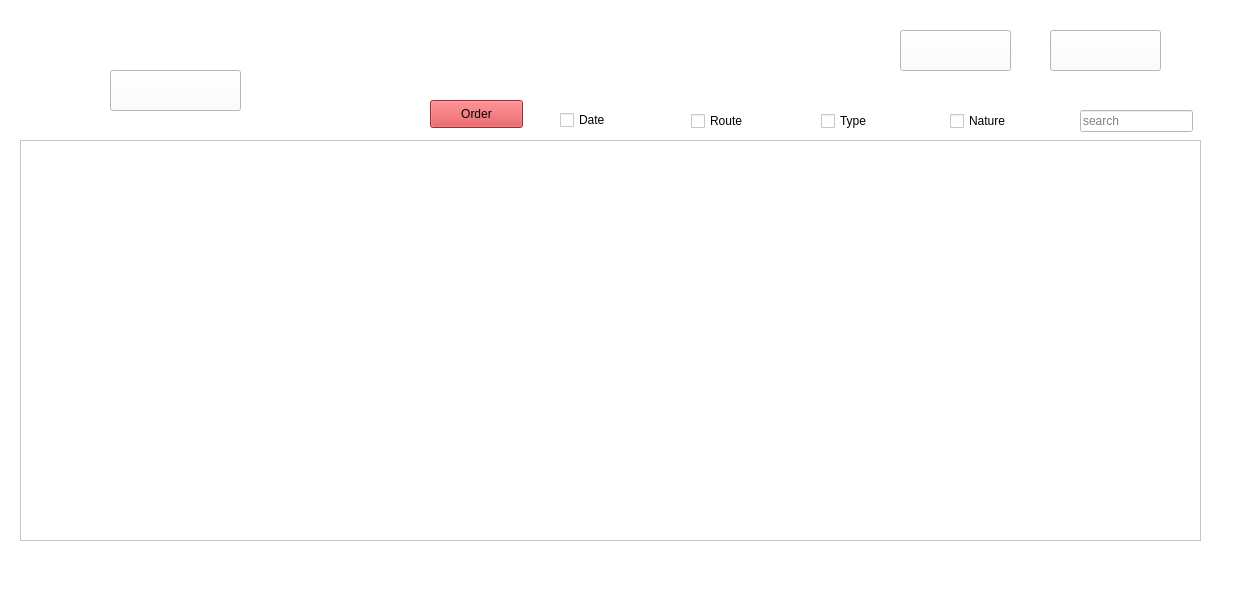
<?xml version="1.0" encoding="UTF-8"?>
<ui version="4.0">
 <class>Maintenance</class>
 <widget class="QMainWindow" name="Maintenance">
  <property name="geometry">
   <rect>
    <x>0</x>
    <y>0</y>
    <width>1249</width>
    <height>608</height>
   </rect>
  </property>
  <property name="windowTitle">
   <string>Maintenance</string>
  </property>
  <property name="styleSheet">
   <string notr="true">background-color: rgb(255, 255, 255);

</string>
  </property>
  <widget class="QWidget" name="centralwidget">
   <widget class="QStackedWidget" name="stackedWidgetMaintennance">
    <property name="geometry">
     <rect>
      <x>10</x>
      <y>20</y>
      <width>1201</width>
      <height>531</height>
     </rect>
    </property>
    <property name="styleSheet">
     <string notr="true">background-color: rgb(255, 255, 255);</string>
    </property>
    <property name="currentIndex">
     <number>3</number>
    </property>
    <widget class="QWidget" name="page">
     <widget class="QPushButton" name="pushButton_Maintenance">
      <property name="geometry">
       <rect>
        <x>730</x>
        <y>170</y>
        <width>181</width>
        <height>111</height>
       </rect>
      </property>
      <property name="autoFillBackground">
       <bool>false</bool>
      </property>
      <property name="styleSheet">
       <string notr="true">background-color: rgb(223, 149, 0);
font: 75 8pt &quot;MS Shell Dlg 2&quot;;
border-left-color: rgb(0, 0, 0);
border-bottom-color: rgb(0, 0, 0);
font: 8pt &quot;MS Sans Serif&quot;;

</string>
      </property>
      <property name="text">
       <string>Maintenance</string>
      </property>
     </widget>
    </widget>
    <widget class="QWidget" name="page_2">
     <widget class="QPushButton" name="pushButton_Reclamations">
      <property name="geometry">
       <rect>
        <x>320</x>
        <y>250</y>
        <width>191</width>
        <height>71</height>
       </rect>
      </property>
      <property name="styleSheet">
       <string notr="true">QPushButton#pushButton_Reclamations {
                   border-image: url(assest/Reclamation.png);


                   }
QPushButton#pushButton_Reclamations:hover {
                   border-image: url(assest/Reclamation_hover.png);
                   }; 
</string>
      </property>
      <property name="text">
       <string/>
      </property>
     </widget>
     <widget class="QPushButton" name="pushButton_Ressource_Materiel">
      <property name="geometry">
       <rect>
        <x>670</x>
        <y>250</y>
        <width>191</width>
        <height>71</height>
       </rect>
      </property>
      <property name="styleSheet">
       <string notr="true">QPushButton#pushButton_Ressource_Materiel {
                   border-image: url(assest/Ressource Materiels.png);


                   }
QPushButton#pushButton_Ressource_Materiel:hover {
                   border-image: url(assest/Ressource Materiels_hover.png);
                   }; 
</string>
      </property>
      <property name="text">
       <string/>
      </property>
     </widget>
    </widget>
    <widget class="QWidget" name="page_3">
     <widget class="QPushButton" name="pushButton_AjouterComposant">
      <property name="geometry">
       <rect>
        <x>100</x>
        <y>50</y>
        <width>131</width>
        <height>41</height>
       </rect>
      </property>
      <property name="toolTip">
       <string>&lt;html&gt;&lt;head/&gt;&lt;body&gt;&lt;p&gt;Ajouter Un Comlposant&lt;/p&gt;&lt;/body&gt;&lt;/html&gt;</string>
      </property>
      <property name="styleSheet">
       <string notr="true">QPushButton#pushButton_AjouterComposant {
                   border-image: url(assest/Ajouter Composant.png);


                   }
QPushButton#pushButton_AjouterComposant:hover {
                   border-image: url(assest/Ajouter Composant_hover.png);
                   }; </string>
      </property>
      <property name="text">
       <string/>
      </property>
     </widget>
     <widget class="QPushButton" name="pushButton_backMaintenance">
      <property name="geometry">
       <rect>
        <x>1040</x>
        <y>10</y>
        <width>111</width>
        <height>41</height>
       </rect>
      </property>
      <property name="styleSheet">
       <string notr="true">
QPushButton#pushButton_backMaintenance {

                   border-image: url(assest/Maintenance.png);

                   }
QPushButton#pushButton_backMaintenance:hover {
                   border-image: url(assest/Maintenance_hover.png);

                   }; </string>
      </property>
      <property name="text">
       <string/>
      </property>
     </widget>
     <widget class="QLineEdit" name="Ressource_Search">
      <property name="geometry">
       <rect>
        <x>1050</x>
        <y>80</y>
        <width>113</width>
        <height>22</height>
       </rect>
      </property>
      <property name="toolTip">
       <string>search</string>
      </property>
      <property name="inputMask">
       <string/>
      </property>
      <property name="text">
       <string/>
      </property>
      <property name="frame">
       <bool>true</bool>
      </property>
      <property name="cursorPosition">
       <number>0</number>
      </property>
      <property name="placeholderText">
       <string>search</string>
      </property>
     </widget>
     <widget class="QCheckBox" name="checkBox_TYPE_RESS">
      <property name="geometry">
       <rect>
        <x>860</x>
        <y>80</y>
        <width>81</width>
        <height>20</height>
       </rect>
      </property>
      <property name="text">
       <string>Type </string>
      </property>
     </widget>
     <widget class="QCheckBox" name="checkBox_NOM_RESS">
      <property name="geometry">
       <rect>
        <x>750</x>
        <y>80</y>
        <width>91</width>
        <height>16</height>
       </rect>
      </property>
      <property name="text">
       <string> Route</string>
      </property>
     </widget>
     <widget class="QCheckBox" name="checkBox_ETAT_RESS">
      <property name="geometry">
       <rect>
        <x>950</x>
        <y>80</y>
        <width>81</width>
        <height>20</height>
       </rect>
      </property>
      <property name="text">
       <string>Etat</string>
      </property>
     </widget>
     <widget class="QTableView" name="tableView_Ressources">
      <property name="geometry">
       <rect>
        <x>10</x>
        <y>110</y>
        <width>1181</width>
        <height>411</height>
       </rect>
      </property>
      <property name="frameShape">
       <enum>QFrame::Box</enum>
      </property>
      <attribute name="horizontalHeaderCascadingSectionResizes">
       <bool>false</bool>
      </attribute>
      <attribute name="horizontalHeaderDefaultSectionSize">
       <number>200</number>
      </attribute>
     </widget>
    </widget>
    <widget class="QWidget" name="page_4">
     <widget class="QPushButton" name="pushButton_AjouterReclamation">
      <property name="geometry">
       <rect>
        <x>100</x>
        <y>50</y>
        <width>131</width>
        <height>41</height>
       </rect>
      </property>
      <property name="styleSheet">
       <string notr="true">
QPushButton#pushButton_AjouterReclamation {

                   border-image: url(assest/Ajouter Reclamation.png);


                   }
QPushButton#pushButton_AjouterReclamation:hover {
                   border-image: url(assest/Ajouter Reclamation_hover.png);

                   }; </string>
      </property>
      <property name="text">
       <string/>
      </property>
     </widget>
     <widget class="QPushButton" name="pushButton_backMaintenance_2">
      <property name="geometry">
       <rect>
        <x>1040</x>
        <y>10</y>
        <width>111</width>
        <height>41</height>
       </rect>
      </property>
      <property name="styleSheet">
       <string notr="true">QPushButton#pushButton_backMaintenance_2 {

                   border-image: url(assest/Maintenance.png);

                   }
QPushButton#pushButton_backMaintenance_2:hover {
                   border-image: url(assest/Maintenance_hover.png);

                   }; </string>
      </property>
      <property name="text">
       <string/>
      </property>
     </widget>
     <widget class="QPushButton" name="pushButton_Statistique">
      <property name="geometry">
       <rect>
        <x>890</x>
        <y>10</y>
        <width>111</width>
        <height>41</height>
       </rect>
      </property>
      <property name="styleSheet">
       <string notr="true">QPushButton#pushButton_Statistique {

                   border-image: url(assest/Statistique.png);

                   }
QPushButton#pushButton_Statistique:hover {
                   border-image: url(assest/Statistique_hover.png);

                   }; </string>
      </property>
      <property name="text">
       <string/>
      </property>
     </widget>
     <widget class="QTableView" name="tableView_Reclamations">
      <property name="geometry">
       <rect>
        <x>10</x>
        <y>120</y>
        <width>1181</width>
        <height>401</height>
       </rect>
      </property>
      <property name="toolTip">
       <string>&lt;html&gt;&lt;head/&gt;&lt;body&gt;&lt;p&gt;double cilick to print &lt;/p&gt;&lt;/body&gt;&lt;/html&gt;</string>
      </property>
      <property name="toolTipDuration">
       <number>-3</number>
      </property>
      <attribute name="horizontalHeaderCascadingSectionResizes">
       <bool>false</bool>
      </attribute>
      <attribute name="horizontalHeaderDefaultSectionSize">
       <number>200</number>
      </attribute>
     </widget>
     <widget class="QLineEdit" name="Reclamation_Serach">
      <property name="geometry">
       <rect>
        <x>1070</x>
        <y>90</y>
        <width>113</width>
        <height>22</height>
       </rect>
      </property>
      <property name="toolTip">
       <string>search</string>
      </property>
      <property name="inputMask">
       <string/>
      </property>
      <property name="text">
       <string/>
      </property>
      <property name="frame">
       <bool>true</bool>
      </property>
      <property name="cursorPosition">
       <number>0</number>
      </property>
      <property name="placeholderText">
       <string>search</string>
      </property>
     </widget>
     <widget class="QWidget" name="layoutWidget">
      <property name="geometry">
       <rect>
        <x>660</x>
        <y>90</y>
        <width>373</width>
        <height>22</height>
       </rect>
      </property>
      <layout class="QHBoxLayout" name="horizontalLayout">
       <property name="spacing">
        <number>37</number>
       </property>
       <property name="leftMargin">
        <number>21</number>
       </property>
       <item>
        <widget class="QCheckBox" name="checkBox_Route_REc">
         <property name="text">
          <string>Route</string>
         </property>
        </widget>
       </item>
       <item>
        <widget class="QCheckBox" name="checkBox_Type_REc">
         <property name="text">
          <string>Type</string>
         </property>
        </widget>
       </item>
       <item>
        <widget class="QCheckBox" name="checkBox_nature_REc">
         <property name="text">
          <string>Nature</string>
         </property>
        </widget>
       </item>
      </layout>
     </widget>
     <widget class="QCheckBox" name="checkBox_Date">
      <property name="geometry">
       <rect>
        <x>550</x>
        <y>90</y>
        <width>92</width>
        <height>20</height>
       </rect>
      </property>
      <property name="text">
       <string>Date</string>
      </property>
     </widget>
     <widget class="QPushButton" name="Order">
      <property name="geometry">
       <rect>
        <x>420</x>
        <y>80</y>
        <width>93</width>
        <height>28</height>
       </rect>
      </property>
      <property name="styleSheet">
       <string notr="true">background-color: rgb(217, 63, 67);
color :rblack;</string>
      </property>
      <property name="text">
       <string>Order</string>
      </property>
     </widget>
    </widget>
    <widget class="QWidget" name="page_5">
     <widget class="QLabel" name="label">
      <property name="geometry">
       <rect>
        <x>390</x>
        <y>60</y>
        <width>161</width>
        <height>61</height>
       </rect>
      </property>
      <property name="styleSheet">
       <string notr="true">font: 75 8pt &quot;MS Shell Dlg 2&quot;;
color: rgb(191, 56, 88)

</string>
      </property>
      <property name="text">
       <string>Type de Composant :</string>
      </property>
     </widget>
     <widget class="QLabel" name="label_2">
      <property name="geometry">
       <rect>
        <x>390</x>
        <y>210</y>
        <width>161</width>
        <height>61</height>
       </rect>
      </property>
      <property name="styleSheet">
       <string notr="true">font: 75 8pt &quot;MS Shell Dlg 2&quot;;

color: rgb(191, 56, 88)
</string>
      </property>
      <property name="text">
       <string>Nom de Route :</string>
      </property>
     </widget>
     <widget class="QLabel" name="label_3">
      <property name="geometry">
       <rect>
        <x>390</x>
        <y>280</y>
        <width>161</width>
        <height>61</height>
       </rect>
      </property>
      <property name="styleSheet">
       <string notr="true">font: 75 8pt &quot;MS Shell Dlg 2&quot;;

color: rgb(191, 56, 88)
</string>
      </property>
      <property name="text">
       <string>PosX composant :</string>
      </property>
     </widget>
     <widget class="QLabel" name="label_4">
      <property name="geometry">
       <rect>
        <x>390</x>
        <y>350</y>
        <width>161</width>
        <height>51</height>
       </rect>
      </property>
      <property name="styleSheet">
       <string notr="true">font: 75 8pt &quot;MS Shell Dlg 2&quot;;

color: rgb(191, 56, 88)
</string>
      </property>
      <property name="text">
       <string>Posy Composant :</string>
      </property>
     </widget>
     <widget class="QDoubleSpinBox" name="doubleSpinBox_XComp">
      <property name="geometry">
       <rect>
        <x>570</x>
        <y>300</y>
        <width>91</width>
        <height>31</height>
       </rect>
      </property>
      <property name="toolTip">
       <string>&lt;html&gt;&lt;head/&gt;&lt;body&gt;&lt;p&gt;Donner la position suivant (x)&lt;/p&gt;&lt;/body&gt;&lt;/html&gt;</string>
      </property>
      <property name="styleSheet">
       <string notr="true">background-color: rgb(217, 63, 67);</string>
      </property>
     </widget>
     <widget class="QDoubleSpinBox" name="doubleSpinBox_YComp">
      <property name="geometry">
       <rect>
        <x>570</x>
        <y>360</y>
        <width>91</width>
        <height>31</height>
       </rect>
      </property>
      <property name="toolTip">
       <string>&lt;html&gt;&lt;head/&gt;&lt;body&gt;&lt;p&gt;Donner la position suivant (y)&lt;/p&gt;&lt;/body&gt;&lt;/html&gt;</string>
      </property>
      <property name="styleSheet">
       <string notr="true">background-color: rgb(217, 63, 67);</string>
      </property>
     </widget>
     <widget class="QComboBox" name="comboBox_NomrouteComp">
      <property name="geometry">
       <rect>
        <x>550</x>
        <y>220</y>
        <width>141</width>
        <height>31</height>
       </rect>
      </property>
      <property name="toolTip">
       <string>&lt;html&gt;&lt;head/&gt;&lt;body&gt;&lt;p&gt;Choisir le nom de route&lt;/p&gt;&lt;/body&gt;&lt;/html&gt;</string>
      </property>
      <property name="styleSheet">
       <string notr="true">background-color: rgb(217, 63, 67);
font: 75 8pt &quot;MS Shell Dlg 2&quot;;</string>
      </property>
      <item>
       <property name="text">
        <string/>
       </property>
      </item>
      <item>
       <property name="text">
        <string>Nkhilette</string>
       </property>
      </item>
      <item>
       <property name="text">
        <string>Ghazela</string>
       </property>
      </item>
     </widget>
     <widget class="QComboBox" name="comboBox_typeComp">
      <property name="geometry">
       <rect>
        <x>560</x>
        <y>80</y>
        <width>131</width>
        <height>31</height>
       </rect>
      </property>
      <property name="toolTip">
       <string>&lt;html&gt;&lt;head/&gt;&lt;body&gt;&lt;p&gt;Choisir le type de composant !&lt;/p&gt;&lt;/body&gt;&lt;/html&gt;</string>
      </property>
      <property name="statusTip">
       <string/>
      </property>
      <property name="styleSheet">
       <string notr="true">font: 75 8pt &quot;MS Shell Dlg 2&quot;;
background-color: rgb(217, 63, 67);</string>
      </property>
      <item>
       <property name="text">
        <string/>
       </property>
      </item>
      <item>
       <property name="text">
        <string>Poteau Electrique</string>
       </property>
      </item>
      <item>
       <property name="text">
        <string>Canal d'Eau</string>
       </property>
      </item>
     </widget>
     <widget class="QPushButton" name="pushButton_SauvgarderComposant">
      <property name="geometry">
       <rect>
        <x>800</x>
        <y>390</y>
        <width>111</width>
        <height>41</height>
       </rect>
      </property>
      <property name="styleSheet">
       <string notr="true">QPushButton#pushButton_SauvgarderComposant {

                   border-image: url(assest/Sauvgarder.png);


                   }
QPushButton#pushButton_SauvgarderComposant:hover {
                   border-image: url(assest/Sauvgarder_hover.png);

                   }; </string>
      </property>
      <property name="text">
       <string/>
      </property>
     </widget>
     <widget class="QPushButton" name="pushButton_AnnulerSauvgarderCoomposant">
      <property name="geometry">
       <rect>
        <x>780</x>
        <y>440</y>
        <width>111</width>
        <height>41</height>
       </rect>
      </property>
      <property name="styleSheet">
       <string notr="true">QPushButton#pushButton_AnnulerSauvgarderCoomposant {

                   border-image: url(assest/ANNULER.png);



                   }
QPushButton#pushButton_AnnulerSauvgarderCoomposant:hover {
                   border-image: url(assest/ANNULER_hover.png);

                   }; </string>
      </property>
      <property name="text">
       <string/>
      </property>
     </widget>
     <widget class="QComboBox" name="comboBox_EtatComp">
      <property name="geometry">
       <rect>
        <x>560</x>
        <y>150</y>
        <width>131</width>
        <height>31</height>
       </rect>
      </property>
      <property name="toolTip">
       <string>&lt;html&gt;&lt;head/&gt;&lt;body&gt;&lt;p&gt;Choisir le type de composant !&lt;/p&gt;&lt;/body&gt;&lt;/html&gt;</string>
      </property>
      <property name="statusTip">
       <string/>
      </property>
      <property name="styleSheet">
       <string notr="true">font: 75 8pt &quot;MS Shell Dlg 2&quot;;
background-color: rgb(217, 63, 67);</string>
      </property>
      <item>
       <property name="text">
        <string>Fonctionne</string>
       </property>
      </item>
      <item>
       <property name="text">
        <string>En Panne</string>
       </property>
      </item>
     </widget>
     <widget class="QLabel" name="label_9">
      <property name="geometry">
       <rect>
        <x>390</x>
        <y>130</y>
        <width>161</width>
        <height>61</height>
       </rect>
      </property>
      <property name="styleSheet">
       <string notr="true">font: 75 8pt &quot;MS Shell Dlg 2&quot;;
color: rgb(191, 56, 88)

</string>
      </property>
      <property name="text">
       <string>Etat de Composant :</string>
      </property>
     </widget>
    </widget>
    <widget class="QWidget" name="page_6">
     <widget class="QLabel" name="label_5">
      <property name="geometry">
       <rect>
        <x>400</x>
        <y>200</y>
        <width>161</width>
        <height>61</height>
       </rect>
      </property>
      <property name="styleSheet">
       <string notr="true">font: 75 8pt &quot;MS Shell Dlg 2&quot;;
color: rgb(191, 56, 88)
</string>
      </property>
      <property name="text">
       <string>Nom de Route :</string>
      </property>
     </widget>
     <widget class="QPushButton" name="pushButton_Sauvgarder_Reclamation">
      <property name="geometry">
       <rect>
        <x>820</x>
        <y>380</y>
        <width>111</width>
        <height>41</height>
       </rect>
      </property>
      <property name="styleSheet">
       <string notr="true">QPushButton#pushButton_Sauvgarder_Reclamation {

                   border-image: url(assest/Sauvgarder.png);


                   }
QPushButton#pushButton_Sauvgarder_Reclamation:hover {
                   border-image: url(assest/Sauvgarder_hover.png);

                   }; </string>
      </property>
      <property name="text">
       <string/>
      </property>
     </widget>
     <widget class="QComboBox" name="comboBox_NomRouteRecl">
      <property name="geometry">
       <rect>
        <x>560</x>
        <y>210</y>
        <width>141</width>
        <height>31</height>
       </rect>
      </property>
      <property name="toolTip">
       <string>&lt;html&gt;&lt;head/&gt;&lt;body&gt;&lt;p&gt;Choisir le nom de route&lt;/p&gt;&lt;/body&gt;&lt;/html&gt;</string>
      </property>
      <property name="styleSheet">
       <string notr="true">background-color: rgb(217, 63, 67);</string>
      </property>
      <item>
       <property name="text">
        <string/>
       </property>
      </item>
      <item>
       <property name="text">
        <string>Ghazela</string>
       </property>
      </item>
      <item>
       <property name="text">
        <string>Nkhilette</string>
       </property>
      </item>
     </widget>
     <widget class="QLabel" name="label_6">
      <property name="geometry">
       <rect>
        <x>400</x>
        <y>290</y>
        <width>161</width>
        <height>51</height>
       </rect>
      </property>
      <property name="styleSheet">
       <string notr="true">font: 75 8pt &quot;MS Shell Dlg 2&quot;;
color: rgb(191, 56, 88)
</string>
      </property>
      <property name="text">
       <string>Nature de Reclamation</string>
      </property>
     </widget>
     <widget class="QPushButton" name="pushButton_Annuler_Reclamation">
      <property name="geometry">
       <rect>
        <x>800</x>
        <y>430</y>
        <width>111</width>
        <height>41</height>
       </rect>
      </property>
      <property name="styleSheet">
       <string notr="true">QPushButton#pushButton_Annuler_Reclamation {

                   border-image: url(assest/ANNULER.png);



                   }
QPushButton#pushButton_Annuler_Reclamation:hover {
                   border-image: url(assest/ANNULER_hover.png);

                   }; </string>
      </property>
      <property name="text">
       <string/>
      </property>
     </widget>
     <widget class="QLabel" name="label_7">
      <property name="geometry">
       <rect>
        <x>400</x>
        <y>110</y>
        <width>161</width>
        <height>61</height>
       </rect>
      </property>
      <property name="styleSheet">
       <string notr="true">font: 75 8pt &quot;MS Shell Dlg 2&quot;;
color: rgb(191, 56, 88)
</string>
      </property>
      <property name="text">
       <string>Type de Reclamation :</string>
      </property>
     </widget>
     <widget class="QComboBox" name="comboBox_NatureRecl">
      <property name="geometry">
       <rect>
        <x>560</x>
        <y>300</y>
        <width>131</width>
        <height>31</height>
       </rect>
      </property>
      <property name="toolTip">
       <string>&lt;html&gt;&lt;head/&gt;&lt;body&gt;&lt;p&gt;Choisir la nature de Reclamation&lt;/p&gt;&lt;/body&gt;&lt;/html&gt;</string>
      </property>
      <property name="styleSheet">
       <string notr="true">background-color: rgb(217, 63, 67);</string>
      </property>
      <item>
       <property name="text">
        <string/>
       </property>
      </item>
      <item>
       <property name="text">
        <string>Urgente</string>
       </property>
      </item>
     </widget>
     <widget class="QComboBox" name="comboBox_TypeRecl">
      <property name="geometry">
       <rect>
        <x>570</x>
        <y>120</y>
        <width>131</width>
        <height>31</height>
       </rect>
      </property>
      <property name="styleSheet">
       <string notr="true">background-color: rgb(217, 63, 67);</string>
      </property>
      <item>
       <property name="text">
        <string/>
       </property>
      </item>
      <item>
       <property name="text">
        <string>potraux electrique</string>
       </property>
      </item>
      <item>
       <property name="text">
        <string>canal d'eau</string>
       </property>
      </item>
     </widget>
     <widget class="QLabel" name="label_8">
      <property name="geometry">
       <rect>
        <x>400</x>
        <y>370</y>
        <width>161</width>
        <height>51</height>
       </rect>
      </property>
      <property name="styleSheet">
       <string notr="true">font: 75 8pt &quot;MS Shell Dlg 2&quot;;
color: rgb(191, 56, 88)
</string>
      </property>
      <property name="text">
       <string>Nature de Reclamation</string>
      </property>
     </widget>
     <widget class="QComboBox" name="comboBox_id_Composant">
      <property name="geometry">
       <rect>
        <x>560</x>
        <y>380</y>
        <width>131</width>
        <height>31</height>
       </rect>
      </property>
      <property name="toolTip">
       <string>&lt;html&gt;&lt;head/&gt;&lt;body&gt;&lt;p&gt;Choisir la nature de Reclamation&lt;/p&gt;&lt;/body&gt;&lt;/html&gt;</string>
      </property>
      <property name="styleSheet">
       <string notr="true">background-color: rgb(217, 63, 67);</string>
      </property>
      <item>
       <property name="text">
        <string/>
       </property>
      </item>
     </widget>
    </widget>
    <widget class="QWidget" name="page_7">
     <widget class="QComboBox" name="comboBox_stat">
      <property name="geometry">
       <rect>
        <x>20</x>
        <y>50</y>
        <width>91</width>
        <height>31</height>
       </rect>
      </property>
      <property name="styleSheet">
       <string notr="true">background-color: rgb(217, 63, 67);</string>
      </property>
      <item>
       <property name="text">
        <string/>
       </property>
      </item>
      <item>
       <property name="text">
        <string>Routes</string>
       </property>
      </item>
      <item>
       <property name="text">
        <string>Nature</string>
       </property>
      </item>
      <item>
       <property name="text">
        <string>Type</string>
       </property>
      </item>
     </widget>
     <widget class="QPushButton" name="pushButton">
      <property name="geometry">
       <rect>
        <x>1090</x>
        <y>490</y>
        <width>93</width>
        <height>28</height>
       </rect>
      </property>
      <property name="styleSheet">
       <string notr="true">background-color: rgb(217, 63, 67);
color:black;</string>
      </property>
      <property name="text">
       <string>Retour</string>
      </property>
     </widget>
     <widget class="QWidget" name="Stat" native="true">
      <property name="geometry">
       <rect>
        <x>130</x>
        <y>50</y>
        <width>1001</width>
        <height>401</height>
       </rect>
      </property>
     </widget>
    </widget>
    <widget class="QWidget" name="page_8">
     <widget class="QScrollArea" name="scrollArea_map">
      <property name="geometry">
       <rect>
        <x>20</x>
        <y>30</y>
        <width>1161</width>
        <height>471</height>
       </rect>
      </property>
      <property name="widgetResizable">
       <bool>true</bool>
      </property>
      <widget class="QWidget" name="scrollAreaWidgetContents">
       <property name="geometry">
        <rect>
         <x>0</x>
         <y>0</y>
         <width>1159</width>
         <height>469</height>
        </rect>
       </property>
       <widget class="QLabel" name="label_maDisplay">
        <property name="geometry">
         <rect>
          <x>0</x>
          <y>0</y>
          <width>1161</width>
          <height>391</height>
         </rect>
        </property>
        <property name="text">
         <string/>
        </property>
       </widget>
      </widget>
     </widget>
    </widget>
   </widget>
  </widget>
  <widget class="QMenuBar" name="menubar">
   <property name="geometry">
    <rect>
     <x>0</x>
     <y>0</y>
     <width>1249</width>
     <height>26</height>
    </rect>
   </property>
  </widget>
  <widget class="QStatusBar" name="statusbar"/>
 </widget>
 <resources/>
 <connections/>
</ui>
